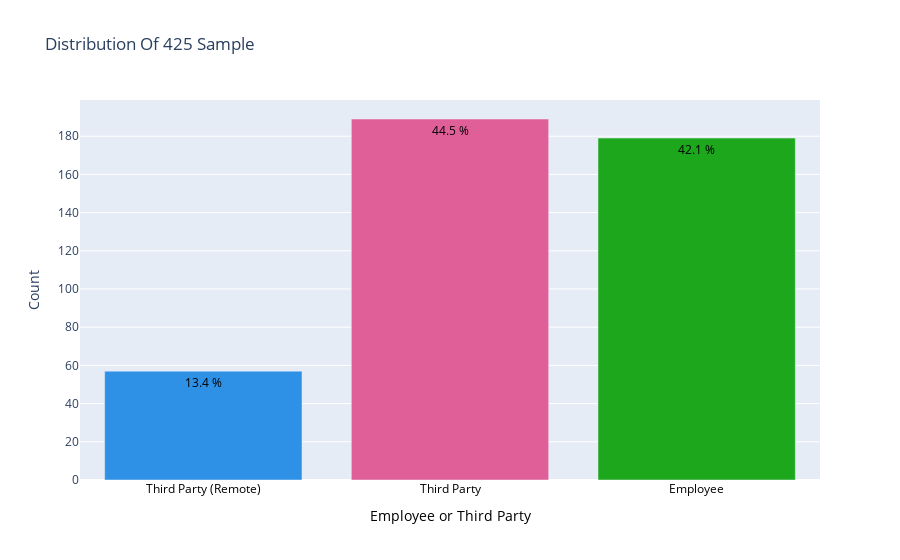

Write notebook code for a chart like this one.
### Markdown cell above
### Employee or Third Party:

### Code cell
data = df2['Employee or Third Party'].value_counts().sort_index(ascending=False)
trace = go.Bar(x = data.index,
               text = ['{:.1f} %'.format(val) for val in (data.values / df2.shape[0] * 100)],
               textposition = 'auto',
               textfont = dict(color = '#000000'),
               y = data.values,
               marker_color=px.colors.qualitative.Dark24,
               
               )
# Create layout
layout = dict(title = 'Distribution Of {} Sample'.format(df2.shape[0]),
              xaxis = dict(title = 'Employee or Third Party',color = '#000000'),
              yaxis = dict(title = 'Count'))
# Create plot
fig = go.Figure(data=[trace], layout=layout)
fig.show(renderer="colab")
iplot(fig)

### Figure 1 — Plotly figure (JSON) as saved in the notebook; plotly's stock layout.template omitted (floating-point values rounded to 4 significant figures)
{"data": [{"textposition": "auto", "textfont": {"color": "#000000"}, "text": ["13.4 %", "44.5 %", "42.1 %"], "y": [57, 189, 179], "marker": {"color": ["#2E91E5", "#E15F99", "#1CA71C", "#FB0D0D", "#DA16FF", "#222A2A", "#B68100", "#750D86", "#EB663B", "#511CFB", "#00A08B", "#FB00D1", "#FC0080", "#B2828D", "#6C7C32", "#778AAE", "#862A16", "#A777F1", "#620042", "#1616A7", "#DA60CA", "#6C4516", "#0D2A63", "#AF0038"]}, "x": ["Third Party (Remote)", "Third Party", "Employee"], "type": "bar"}], "layout": {"yaxis": {"title": {"text": "Count"}}, "xaxis": {"color": "#000000", "title": {"text": "Employee or Third Party"}}, "title": {"text": "Distribution Of 425 Sample"}}}
